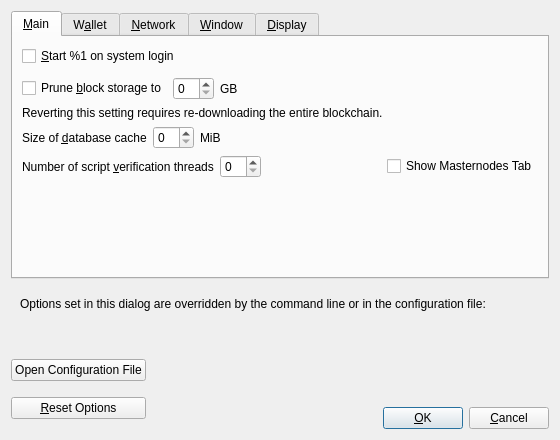
<?xml version="1.0" encoding="UTF-8"?>
<ui version="4.0">
 <class>OptionsDialog</class>
 <widget class="QDialog" name="OptionsDialog">
  <property name="geometry">
   <rect>
    <x>0</x>
    <y>0</y>
    <width>560</width>
    <height>440</height>
   </rect>
  </property>
  <property name="windowTitle">
   <string>Options</string>
  </property>
  <property name="modal">
   <bool>true</bool>
  </property>
  <layout class="QVBoxLayout" name="verticalLayout">
   <item>
    <widget class="QTabWidget" name="tabWidget">
     <property name="currentIndex">
      <number>0</number>
     </property>
     <widget class="QWidget" name="tabMain">
      <attribute name="title">
       <string>&amp;Main</string>
      </attribute>
      <layout class="QVBoxLayout" name="verticalLayout_Main">
       <item>
        <widget class="QCheckBox" name="paydaycoinAtStartup">
         <property name="toolTip">
          <string>Automatically start %1 after logging in to the system.</string>
         </property>
         <property name="text">
          <string>&amp;Start %1 on system login</string>
         </property>
        </widget>
       </item>
       <item>
        <spacer name="horizontalSpacer_0_Main">
         <property name="orientation">
          <enum>Qt::Horizontal</enum>
         </property>
         <property name="sizeHint" stdset="0">
          <size>
           <width>40</width>
           <height>5</height>
          </size>
         </property>
        </spacer>
       </item>
       <item>
       <layout class="QHBoxLayout" name="horizontalLayout_Main_Prune">
        <item>
         <widget class="QCheckBox" name="prune">
          <property name="toolTip">
           <string>Disables some advanced features but all blocks will still be fully validated. Reverting this setting requires re-downloading the entire blockchain. Actual disk usage may be somewhat higher.</string>
          </property>
          <property name="text">
           <string>Prune &amp;block storage to</string>
          </property>
         </widget>
        </item>
        <item>
         <widget class="QSpinBox" name="pruneSize"/>
        </item>
         <item>
          <widget class="QLabel" name="pruneSizeUnitLabel">
           <property name="text">
            <string>GB</string>
           </property>
           <property name="textFormat">
            <enum>Qt::PlainText</enum>
           </property>
          </widget>
         </item>
         <item>
          <spacer name="horizontalSpacer_Main_Prune">
           <property name="orientation">
            <enum>Qt::Horizontal</enum>
           </property>
           <property name="sizeHint" stdset="0">
            <size>
             <width>40</width>
             <height>20</height>
            </size>
           </property>
          </spacer>
         </item>
        </layout>
       </item>
       <item>
        <widget class="QLabel" name="pruneWarning">
         <property name="text">
          <string>Reverting this setting requires re-downloading the entire blockchain.</string>
         </property>
         <property name="textFormat">
          <enum>Qt::PlainText</enum>
         </property>
        </widget>
       </item>
       <item>
        <layout class="QHBoxLayout" name="horizontalLayout_2_Main">
         <item>
          <widget class="QLabel" name="databaseCacheLabel">
           <property name="text">
            <string>Size of &amp;database cache</string>
           </property>
           <property name="textFormat">
            <enum>Qt::PlainText</enum>
           </property>
           <property name="buddy">
            <cstring>databaseCache</cstring>
           </property>
          </widget>
         </item>
         <item>
          <widget class="QSpinBox" name="databaseCache"/>
         </item>
         <item>
          <widget class="QLabel" name="databaseCacheUnitLabel">
           <property name="text">
            <string>MiB</string>
           </property>
           <property name="textFormat">
            <enum>Qt::PlainText</enum>
           </property>
          </widget>
         </item>
         <item>
          <spacer name="horizontalSpacer_2_Main">
           <property name="orientation">
            <enum>Qt::Horizontal</enum>
           </property>
           <property name="sizeHint" stdset="0">
            <size>
             <width>40</width>
             <height>20</height>
            </size>
           </property>
          </spacer>
         </item>
        </layout>
       </item>
       <item>
        <layout class="QHBoxLayout" name="horizontalLayout_Main_VerifyLabel">
         <item>
          <widget class="QLabel" name="threadsScriptVerifLabel">
           <property name="text">
            <string>Number of script &amp;verification threads</string>
           </property>
           <property name="textFormat">
            <enum>Qt::PlainText</enum>
           </property>
           <property name="buddy">
            <cstring>threadsScriptVerif</cstring>
           </property>
          </widget>
         </item>
         <item>
          <widget class="QSpinBox" name="threadsScriptVerif">
           <property name="toolTip">
            <string>(0 = auto, &lt;0 = leave that many cores free)</string>
           </property>
          </widget>
         </item>
         <item>
          <spacer name="horizontalSpacer_Main_Threads">
           <property name="orientation">
            <enum>Qt::Horizontal</enum>
           </property>
           <property name="sizeHint" stdset="0">
            <size>
             <width>40</width>
             <height>20</height>
            </size>
           </property>
          </spacer>
         </item>
            <item>
           <widget class="QCheckBox" name="showMasternodesTab">
            <property name="toolTip">
             <string>Show additional tab listing all your masternodes in first sub-tab&lt;br/&gt;and all masternodes on the network in second sub-tab.</string>
            </property>
            <property name="text">
             <string>Show Masternodes Tab</string>
            </property>
           </widget>
          </item>  
        </layout>
       </item>
       <item>
        <spacer name="verticalSpacer_Main">
         <property name="orientation">
          <enum>Qt::Vertical</enum>
         </property>
         <property name="sizeHint" stdset="0">
          <size>
           <width>20</width>
           <height>40</height>
          </size>
         </property>
        </spacer>
       </item>
      </layout>
     </widget>
     <widget class="QWidget" name="tabWallet">
      <attribute name="title">
       <string>W&amp;allet</string>
      </attribute>
      <layout class="QVBoxLayout" name="verticalLayout_Wallet">
       <item>
        <widget class="QGroupBox" name="groupBox">
         <property name="title">
          <string>Expert</string>
         </property>
         <layout class="QVBoxLayout" name="verticalLayout_2">
          <item>
           <widget class="QCheckBox" name="coinControlFeatures">
            <property name="toolTip">
             <string>Whether to show coin control features or not.</string>
            </property>
            <property name="text">
             <string>Enable coin &amp;control features</string>
            </property>
           </widget>
          </item>
          <item>
           <widget class="QCheckBox" name="spendZeroConfChange">
            <property name="toolTip">
             <string>If you disable the spending of unconfirmed change, the change from a transaction cannot be used until that transaction has at least one confirmation. This also affects how your balance is computed.</string>
            </property>
            <property name="text">
             <string>&amp;Spend unconfirmed change</string>
            </property>
           </widget>
          </item>
         </layout>
        </widget>
       </item>
       <item>
        <spacer name="verticalSpacer_Wallet">
         <property name="orientation">
          <enum>Qt::Vertical</enum>
         </property>
         <property name="sizeHint" stdset="0">
          <size>
           <width>20</width>
           <height>40</height>
          </size>
         </property>
        </spacer>
       </item>
      </layout>
     </widget>
     <widget class="QWidget" name="tabNetwork">
      <attribute name="title">
       <string>&amp;Network</string>
      </attribute>
      <layout class="QVBoxLayout" name="verticalLayout_Network">
       <item>
        <widget class="QCheckBox" name="mapPortUpnp">
         <property name="toolTip">
          <string>Automatically open the PaydayCoin client port on the router. This only works when your router supports UPnP and it is enabled.</string>
         </property>
         <property name="text">
          <string>Map port using &amp;UPnP</string>
         </property>
        </widget>
       </item>
       <item>
        <widget class="QCheckBox" name="allowIncoming">
         <property name="toolTip">
          <string>Accept connections from outside.</string>
         </property>
         <property name="text">
          <string>Allow incomin&amp;g connections</string>
         </property>
        </widget>
       </item>
       <item>
        <widget class="QCheckBox" name="connectSocks">
         <property name="toolTip">
          <string>Connect to the PaydayCoin network through a SOCKS5 proxy.</string>
         </property>
         <property name="text">
          <string>&amp;Connect through SOCKS5 proxy (default proxy):</string>
         </property>
        </widget>
       </item>
       <item>
        <layout class="QHBoxLayout" name="horizontalLayout_1_Network">
         <item>
          <widget class="QLabel" name="proxyIpLabel">
           <property name="text">
            <string>Proxy &amp;IP:</string>
           </property>
           <property name="textFormat">
            <enum>Qt::PlainText</enum>
           </property>
           <property name="buddy">
            <cstring>proxyIp</cstring>
           </property>
          </widget>
         </item>
         <item>
          <widget class="QValidatedLineEdit" name="proxyIp">
           <property name="minimumSize">
            <size>
             <width>140</width>
             <height>0</height>
            </size>
           </property>
           <property name="maximumSize">
            <size>
             <width>140</width>
             <height>16777215</height>
            </size>
           </property>
           <property name="toolTip">
            <string>IP address of the proxy (e.g. IPv4: 127.0.0.1 / IPv6: ::1)</string>
           </property>
          </widget>
         </item>
         <item>
          <widget class="QLabel" name="proxyPortLabel">
           <property name="text">
            <string>&amp;Port:</string>
           </property>
           <property name="textFormat">
            <enum>Qt::PlainText</enum>
           </property>
           <property name="buddy">
            <cstring>proxyPort</cstring>
           </property>
          </widget>
         </item>
         <item>
          <widget class="QLineEdit" name="proxyPort">
           <property name="minimumSize">
            <size>
             <width>55</width>
             <height>0</height>
            </size>
           </property>
           <property name="maximumSize">
            <size>
             <width>55</width>
             <height>16777215</height>
            </size>
           </property>
           <property name="toolTip">
            <string>Port of the proxy (e.g. 9050)</string>
           </property>
          </widget>
         </item>
         <item>
          <spacer name="horizontalSpacer_1_Network">
           <property name="orientation">
            <enum>Qt::Horizontal</enum>
           </property>
           <property name="sizeHint" stdset="0">
            <size>
             <width>40</width>
             <height>20</height>
            </size>
           </property>
          </spacer>
         </item>
        </layout>
       </item>
       <item>
        <layout class="QHBoxLayout" name="horizontalLayout_2_Network">
         <item>
          <widget class="QLabel" name="proxyActiveNets">
           <property name="text">
            <string>Used for reaching peers via:</string>
           </property>
           <property name="textFormat">
            <enum>Qt::PlainText</enum>
           </property>
          </widget>
         </item>
         <item>
          <widget class="QCheckBox" name="proxyReachIPv4">
           <property name="enabled">
            <bool>false</bool>
           </property>
           <property name="toolTip">
            <string>Shows if the supplied default SOCKS5 proxy is used to reach peers via this network type.</string>
           </property>
           <property name="text">
            <string/>
           </property>
          </widget>
         </item>
         <item>
          <widget class="QLabel" name="proxyReachIPv4Label">
           <property name="text">
            <string>IPv4</string>
           </property>
           <property name="textFormat">
            <enum>Qt::PlainText</enum>
           </property>
          </widget>
         </item>
         <item>
          <widget class="QCheckBox" name="proxyReachIPv6">
           <property name="enabled">
            <bool>false</bool>
           </property>
           <property name="toolTip">
            <string>Shows if the supplied default SOCKS5 proxy is used to reach peers via this network type.</string>
           </property>
           <property name="text">
            <string/>
           </property>
          </widget>
         </item>
         <item>
          <widget class="QLabel" name="proxyReachIPv6Label">
           <property name="text">
            <string>IPv6</string>
           </property>
           <property name="textFormat">
            <enum>Qt::PlainText</enum>
           </property>
          </widget>
         </item>
         <item>
          <widget class="QCheckBox" name="proxyReachTor">
           <property name="enabled">
            <bool>false</bool>
           </property>
           <property name="toolTip">
            <string>Shows if the supplied default SOCKS5 proxy is used to reach peers via this network type.</string>
           </property>
           <property name="text">
            <string/>
           </property>
          </widget>
         </item>
         <item>
          <widget class="QLabel" name="proxyReachTorLabel">
           <property name="text">
            <string>Tor</string>
           </property>
           <property name="textFormat">
            <enum>Qt::PlainText</enum>
           </property>
          </widget>
         </item>
         <item>
          <spacer name="horizontalSpacer_2_Network">
           <property name="orientation">
            <enum>Qt::Horizontal</enum>
           </property>
           <property name="sizeHint" stdset="0">
            <size>
             <width>40</width>
             <height>20</height>
            </size>
           </property>
          </spacer>
         </item>
        </layout>
       </item>
       <item>
        <widget class="QCheckBox" name="connectSocksTor">
         <property name="toolTip">
          <string>Connect to the PaydayCoin network through a separate SOCKS5 proxy for Tor hidden services.</string>
         </property>
         <property name="text">
          <string>Use separate SOCKS&amp;5 proxy to reach peers via Tor hidden services:</string>
         </property>
        </widget>
       </item>
       <item>
        <layout class="QHBoxLayout" name="horizontalLayout_3_Network">
         <item>
          <widget class="QLabel" name="proxyIpTorLabel">
           <property name="text">
            <string>Proxy &amp;IP:</string>
           </property>
           <property name="textFormat">
            <enum>Qt::PlainText</enum>
           </property>
           <property name="buddy">
            <cstring>proxyIpTor</cstring>
           </property>
          </widget>
         </item>
         <item>
          <widget class="QValidatedLineEdit" name="proxyIpTor">
           <property name="minimumSize">
            <size>
             <width>140</width>
             <height>0</height>
            </size>
           </property>
           <property name="maximumSize">
            <size>
             <width>140</width>
             <height>16777215</height>
            </size>
           </property>
           <property name="toolTip">
            <string>IP address of the proxy (e.g. IPv4: 127.0.0.1 / IPv6: ::1)</string>
           </property>
          </widget>
         </item>
         <item>
          <widget class="QLabel" name="proxyPortTorLabel">
           <property name="text">
            <string>&amp;Port:</string>
           </property>
           <property name="textFormat">
            <enum>Qt::PlainText</enum>
           </property>
           <property name="buddy">
            <cstring>proxyPortTor</cstring>
           </property>
          </widget>
         </item>
         <item>
          <widget class="QLineEdit" name="proxyPortTor">
           <property name="minimumSize">
            <size>
             <width>55</width>
             <height>0</height>
            </size>
           </property>
           <property name="maximumSize">
            <size>
             <width>55</width>
             <height>16777215</height>
            </size>
           </property>
           <property name="toolTip">
            <string>Port of the proxy (e.g. 9050)</string>
           </property>
          </widget>
         </item>
         <item>
          <spacer name="horizontalSpacer_4_Network">
           <property name="orientation">
            <enum>Qt::Horizontal</enum>
           </property>
           <property name="sizeHint" stdset="0">
            <size>
             <width>40</width>
             <height>20</height>
            </size>
           </property>
          </spacer>
         </item>
        </layout>
       </item>
       <item>
        <spacer name="verticalSpacer_Network">
         <property name="orientation">
          <enum>Qt::Vertical</enum>
         </property>
         <property name="sizeHint" stdset="0">
          <size>
           <width>20</width>
           <height>40</height>
          </size>
         </property>
        </spacer>
       </item>
      </layout>
     </widget>
     <widget class="QWidget" name="tabWindow">
      <attribute name="title">
       <string>&amp;Window</string>
      </attribute>
      <layout class="QVBoxLayout" name="verticalLayout_Window">
       <item>
        <widget class="QCheckBox" name="hideTrayIcon">
         <property name="toolTip">
          <string>Hide the icon from the system tray.</string>
         </property>
         <property name="text">
          <string>&amp;Hide tray icon</string>
         </property>
        </widget>
       </item>
       <item>
        <widget class="QCheckBox" name="minimizeToTray">
         <property name="toolTip">
          <string>Show only a tray icon after minimizing the window.</string>
         </property>
         <property name="text">
          <string>&amp;Minimize to the tray instead of the taskbar</string>
         </property>
        </widget>
       </item>
       <item>
        <widget class="QCheckBox" name="minimizeOnClose">
         <property name="toolTip">
          <string>Minimize instead of exit the application when the window is closed. When this option is enabled, the application will be closed only after selecting Exit in the menu.</string>
         </property>
         <property name="text">
          <string>M&amp;inimize on close</string>
         </property>
        </widget>
       </item>
       <item>
        <spacer name="verticalSpacer_Window">
         <property name="orientation">
          <enum>Qt::Vertical</enum>
         </property>
         <property name="sizeHint" stdset="0">
          <size>
           <width>20</width>
           <height>40</height>
          </size>
         </property>
        </spacer>
       </item>
      </layout>
     </widget>
     <widget class="QWidget" name="tabDisplay">
      <attribute name="title">
       <string>&amp;Display</string>
      </attribute>
      <layout class="QVBoxLayout" name="verticalLayout_Display">
       <item>
        <layout class="QHBoxLayout" name="horizontalLayout_1_Display">
         <item>
          <widget class="QLabel" name="langLabel">
           <property name="text">
            <string>User Interface &amp;language:</string>
           </property>
           <property name="textFormat">
            <enum>Qt::PlainText</enum>
           </property>
           <property name="buddy">
            <cstring>lang</cstring>
           </property>
          </widget>
         </item>
         <item>
          <widget class="QValueComboBox" name="lang">
           <property name="toolTip">
            <string>The user interface language can be set here. This setting will take effect after restarting %1.</string>
           </property>
          </widget>
         </item>
        </layout>
       </item>
       <item>
        <layout class="QHBoxLayout" name="horizontalLayout_2_Display">
         <item>
          <widget class="QLabel" name="unitLabel">
           <property name="text">
            <string>&amp;Unit to show amounts in:</string>
           </property>
           <property name="textFormat">
            <enum>Qt::PlainText</enum>
           </property>
           <property name="buddy">
            <cstring>unit</cstring>
           </property>
          </widget>
         </item>
         <item>
          <widget class="QValueComboBox" name="unit">
           <property name="toolTip">
            <string>Choose the default subdivision unit to show in the interface and when sending coins.</string>
           </property>
          </widget>
         </item>
        </layout>
       </item>
       <item>
        <layout class="QHBoxLayout" name="horizontalLayout_3_Display">
         <item>
          <widget class="QLabel" name="thirdPartyTxUrlsLabel">
           <property name="toolTip">
            <string>Third party URLs (e.g. a block explorer) that appear in the transactions tab as context menu items. %s in the URL is replaced by transaction hash. Multiple URLs are separated by vertical bar |.</string>
           </property>
           <property name="text">
            <string>&amp;Third party transaction URLs</string>
           </property>
           <property name="buddy">
            <cstring>thirdPartyTxUrls</cstring>
           </property>
          </widget>
         </item>
         <item>
          <widget class="QLineEdit" name="thirdPartyTxUrls">
           <property name="toolTip">
            <string>Third party URLs (e.g. a block explorer) that appear in the transactions tab as context menu items. %s in the URL is replaced by transaction hash. Multiple URLs are separated by vertical bar |.</string>
           </property>
          </widget>
         </item>
        </layout>
       </item>
       <item>
        <spacer name="verticalSpacer_Display">
         <property name="orientation">
          <enum>Qt::Vertical</enum>
         </property>
         <property name="sizeHint" stdset="0">
          <size>
           <width>20</width>
           <height>40</height>
          </size>
         </property>
        </spacer>
       </item>
      </layout>
     </widget>
    </widget>
   </item>
   <item>
    <widget class="QFrame" name="frame">
     <layout class="QVBoxLayout" name="verticalLayout_Bottom">
      <item>
       <layout class="QHBoxLayout" name="horizontalLayout_Bottom">
        <item>
         <widget class="QLabel" name="overriddenByCommandLineInfoLabel">
          <property name="text">
           <string>Options set in this dialog are overridden by the command line or in the configuration file:</string>
          </property>
          <property name="textFormat">
           <enum>Qt::PlainText</enum>
          </property>
         </widget>
        </item>
        <item>
         <spacer name="horizontalSpacer_Bottom">
          <property name="orientation">
           <enum>Qt::Horizontal</enum>
          </property>
          <property name="sizeHint" stdset="0">
           <size>
            <width>40</width>
            <height>20</height>
           </size>
          </property>
         </spacer>
        </item>
       </layout>
      </item>
      <item>
       <widget class="QLabel" name="overriddenByCommandLineLabel">
        <property name="text">
         <string/>
        </property>
        <property name="textFormat">
         <enum>Qt::PlainText</enum>
        </property>
        <property name="wordWrap">
         <bool>true</bool>
        </property>
       </widget>
      </item>
     </layout>
    </widget>
   </item>
   <item>
    <layout class="QHBoxLayout" name="horizontalLayout_Buttons">
     <item>
      <layout class="QVBoxLayout" name="verticalLayout_Buttons">
       <item>
        <widget class="QPushButton" name="openPaydayCoinConfButton">
         <property name="toolTip">
          <string>Open the %1 configuration file from the working directory.</string>
         </property>
         <property name="text">
          <string>Open Configuration File</string>
         </property>
         <property name="autoDefault">
          <bool>false</bool>
         </property>
        </widget>
       </item>
       <item>
        <widget class="QPushButton" name="resetButton">
         <property name="toolTip">
          <string>Reset all client options to default.</string>
         </property>
         <property name="text">
          <string>&amp;Reset Options</string>
         </property>
         <property name="autoDefault">
          <bool>false</bool>
         </property>
        </widget>
       </item>
      </layout>
     </item>
     <item>
      <spacer name="horizontalSpacer_1">
       <property name="orientation">
        <enum>Qt::Horizontal</enum>
       </property>
       <property name="sizeHint" stdset="0">
        <size>
         <width>40</width>
         <height>48</height>
        </size>
       </property>
      </spacer>
     </item>
     <item>
      <widget class="QLabel" name="statusLabel">
       <property name="minimumSize">
        <size>
         <width>200</width>
         <height>0</height>
        </size>
       </property>
       <property name="font">
        <font>
         <weight>75</weight>
         <bold>true</bold>
        </font>
       </property>
       <property name="text">
        <string/>
       </property>
       <property name="textFormat">
        <enum>Qt::PlainText</enum>
       </property>
       <property name="wordWrap">
        <bool>true</bool>
       </property>
      </widget>
     </item>
     <item>
      <spacer name="horizontalSpacer_2">
       <property name="orientation">
        <enum>Qt::Horizontal</enum>
       </property>
       <property name="sizeHint" stdset="0">
        <size>
         <width>40</width>
         <height>48</height>
        </size>
       </property>
      </spacer>
     </item>
     <item>
      <layout class="QVBoxLayout" name="verticalLayout_4">
       <item>
        <spacer name="verticalSpacer">
         <property name="orientation">
          <enum>Qt::Vertical</enum>
         </property>
         <property name="sizeHint" stdset="0">
          <size>
           <width>20</width>
           <height>40</height>
          </size>
         </property>
        </spacer>
       </item>
       <item>
        <layout class="QHBoxLayout" name="horizontalLayout">
         <item>
          <widget class="QPushButton" name="okButton">
           <property name="text">
            <string>&amp;OK</string>
           </property>
           <property name="autoDefault">
            <bool>false</bool>
           </property>
           <property name="default">
            <bool>true</bool>
           </property>
          </widget>
         </item>
         <item>
          <widget class="QPushButton" name="cancelButton">
           <property name="text">
            <string>&amp;Cancel</string>
           </property>
           <property name="autoDefault">
            <bool>false</bool>
           </property>
          </widget>
         </item>
        </layout>
       </item>
      </layout>
     </item>
    </layout>
   </item>
  </layout>
 </widget>
 <customwidgets>
  <customwidget>
   <class>QValidatedLineEdit</class>
   <extends>QLineEdit</extends>
   <header>qt/qvalidatedlineedit.h</header>
  </customwidget>
  <customwidget>
   <class>QValueComboBox</class>
   <extends>QComboBox</extends>
   <header>qt/qvaluecombobox.h</header>
  </customwidget>
 </customwidgets>
 <resources/>
 <connections/>
</ui>
